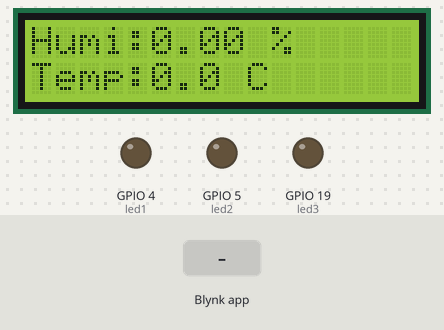
A sketch run on a simulated ESP32. On the bench: 16×2 character LCD, output pins drawn as LEDs (lit = HIGH). The test bench sets the inputs (shaded band). WiFi joins after 1.5 s; servers stay silent unless stated; uploads are accepted with an empty reply; what the sketch prints to the serial monitor is not drawn.

Above: at 3.2 s.
3.3 s: Blynk app writes 1 to V2
At 4.3 s:
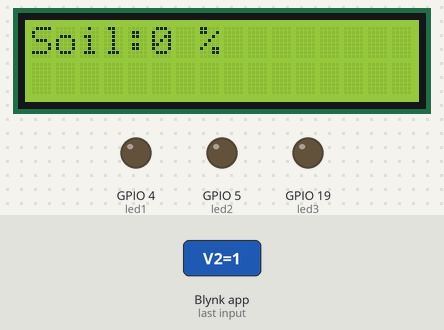
6.3 s: Blynk app writes 1 to V5
At 6.55 s:
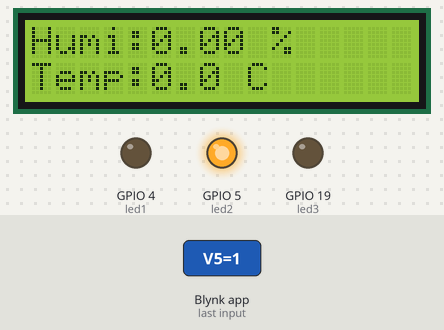
8.2 s: Blynk app writes 1 to V6
At 12.7 s:
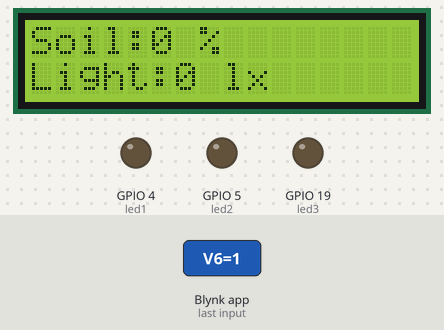
Timing chart, 0 to 14.2 s (numbered marks = the images above; inputs shaded):
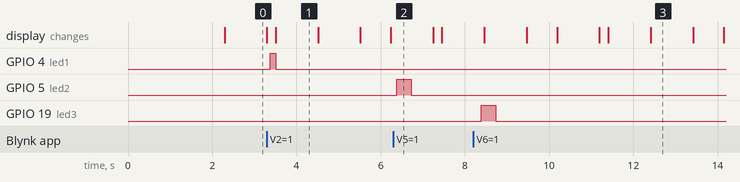

Measured:
- after the input at 3.3 s, GPIO 4 (led1): LOW → HIGH after 0.07 s, → LOW 0.13 s later
- after the input at 6.3 s, GPIO 5 (led2): LOW → HIGH after 0.08 s, → LOW 0.35 s later
- after the input at 8.2 s, GPIO 19 (led3): LOW → HIGH after 0.18 s, → LOW 0.35 s later
- what the display in image 0 shows lasts 1.0 s, from 2.3 s to 3.3 s

The sketch:

tachriengLCD.ino
```cpp
#define BLYNK_TEMPLATE_ID "TMPL6PdwhZK4m"
#define BLYNK_TEMPLATE_NAME "LAB2"
#define BLYNK_AUTH_TOKEN "JQ7pFFJ-BSXX7UKTC7YyOmIYuEOibkuO"
#include <Arduino.h>
#include <HTTPClient.h>
#include <WiFi.h>
#include <ArduinoJson.h>
#include <LiquidCrystal_I2C.h>
#include <WiFiClient.h>
#include <BlynkSimpleEsp32.h>
#include <string.h>

char ssid[] = "Galaxy M51517D";
char pass[] = "12345678";
int lcdColumns = 16;
int lcdRows = 2;
const int bt1 = 32;
const int bt2 = 25;
const int bt3 = 27;

const int led1 = 4;
const int led2 = 5;
const int led3 = 19;

boolean bt1State = HIGH;
boolean bt2State = HIGH;
boolean bt3State = HIGH;

LiquidCrystal_I2C lcd(0x27, lcdColumns, lcdRows);
TaskHandle_t task1Handle;
TaskHandle_t task2Handle;
TaskHandle_t task3Handle;

#define manual 0
#define auto 1
int mode = auto;

int buttonPress = 0;

void task1(void* parameter) {
  String lcdData = "";
  String weatherUrl = "https://sgp1.blynk.cloud/external/api/get?token=JQ7pFFJ-BSXX7UKTC7YyOmIYuEOibkuO&V0&V1&V3&V4";
  HTTPClient http;
  for (;;) {
    if (http.begin(weatherUrl)) {
      int httpCode = http.GET();
      if (httpCode > 0) {
        Serial.println(String("status code: ") + httpCode);
        if (httpCode == HTTP_CODE_OK || httpCode == HTTP_CODE_MOVED_PERMANENTLY) {
          String payload = http.getString();
          Serial.println("[Payload]");
          Serial.println(payload);

          DynamicJsonDocument doc(1024);
          deserializeJson(doc, payload);
          JsonObject root = doc.as<JsonObject>();

          float temp = root["V0"].as<float>();
          float humi = root["V1"].as<float>();
          int shumi = root["V3"].as<int>();
          int lux = root["V4"].as<int>();

          Serial.print("Temperature: ");
          Serial.println(temp);
          Serial.print("Humidity: ");
          Serial.println(humi);
          Serial.print("Moisture: ");
          Serial.println(shumi);
          Serial.print("Light: ");
          Serial.println(lux);
          int time = millis();
          lcd.setCursor(0, 0);
          lcdData = "Humi:" + String(humi) + " %";
          Serial.println(lcdData);
          lcd.print(lcdData);

          lcd.setCursor(0, 1);
          lcdData = "Temp:" + String(temp, 1) + " C";
          Serial.println(lcdData);
          lcd.print(lcdData);
          time = millis();
          while ((millis() - time) <= 1000)
            ;
          lcd.clear();

          time = millis();
          while ((millis() - time) <= 200)
            ;
          lcd.setCursor(0, 0);
          lcdData = "Soil:" + String(shumi) + " %";
          Serial.println(lcdData);
          lcd.print(lcdData);

          time = millis();
          while ((millis() - time) <= 1000)
            ;
          lcd.setCursor(0, 1);
          lcdData = "Light:" + String(lux) + " lx";
          Serial.println(lcdData);
          lcd.print(lcdData);

          time = millis();
          while ((millis() - time) <= 1000)
            ;
          lcd.clear();
        }
      } else {
        Serial.print("Request failed, error: ");
        Serial.println(http.errorToString(httpCode));
      }
      http.end();
    } else {
      Serial.println("[HTTP] Unable to connect");
    }
    vTaskDelay(500);
  }
}

void task2(void* parameter) {
  Blynk.begin(BLYNK_AUTH_TOKEN, ssid, pass);
  for (;;) {
    Serial.print("Task2 running on core ");
    Serial.println(xPortGetCoreID());
    Blynk.run();
    // Blynk.virtualWrite(V8, mode);
    if ((mode == manual) && (buttonPress == 1)) {
      Blynk.virtualWrite(V2, digitalRead(led1));
      Blynk.virtualWrite(V5, digitalRead(led2));
      Blynk.virtualWrite(V6, digitalRead(led3));
      buttonPress = 0;
    } else {
    }
    vTaskDelay(500);
  }
}

void task3(void* parameter) {
  pinMode(bt1, INPUT_PULLUP);
  pinMode(bt2, INPUT_PULLUP);
  pinMode(bt3, INPUT_PULLUP);

  pinMode(led1, OUTPUT);
  pinMode(led2, OUTPUT);
  pinMode(led3, OUTPUT);
  for (;;) {
    Serial.print("Task3 running on core ");
    Serial.println(xPortGetCoreID());
    if (mode == auto) {
      HTTPClient http;
      if (http.begin("https://sgp1.blynk.cloud/external/api/get?token=JQ7pFFJ-BSXX7UKTC7YyOmIYuEOibkuO&V2&V5&V6")) {
        int httpCode = http.GET();
        if (httpCode > 0) {
          Serial.println(String("status code: ") + httpCode);
          if (httpCode == HTTP_CODE_OK || httpCode == HTTP_CODE_MOVED_PERMANENTLY) {
            String payload = http.getString();
            Serial.println("[Payload]");
            Serial.println(payload);

            DynamicJsonDocument doc(1024);
            deserializeJson(doc, payload);

            bool v2 = doc["V2"];
            bool v5 = doc["V5"];
            bool v6 = doc["V6"];

            Serial.println("V2: " + String(v2));
            Serial.println("V5: " + String(v5));
            Serial.println("V6: " + String(v6));

            digitalWrite(led1, v2 ? HIGH : LOW);
            digitalWrite(led2, v5 ? HIGH : LOW);
            digitalWrite(led3, v6 ? HIGH : LOW);
          }
        } else {
          Serial.print("Request failed, error: ");
          Serial.println(http.errorToString(httpCode));
        }
        http.end();
      } else {
        Serial.println("[HTTP] Unable to connect");
      }
    } else {
      if (digitalRead(bt1) == LOW) {
        buttonPress = 1;
        if (bt1State == HIGH) {
          digitalWrite(led1, !digitalRead(led1));
          delay(200);
          bt1State = LOW;
        }
      } else {
        bt1State = HIGH;
      }
      if (digitalRead(bt2) == LOW) {
        buttonPress = 1;
        if (bt2State == HIGH) {
          digitalWrite(led2, !digitalRead(led2));
          delay(200);
          bt2State = LOW;
        }
      } else {
        bt2State = HIGH;
      }
      if (digitalRead(bt3) == LOW) {
        if (bt3State == HIGH) {
          buttonPress = 1;
          digitalWrite(led3, !digitalRead(led3));
          delay(200);
          bt3State = LOW;
        }
      } else {
        bt3State = HIGH;
      }
    }
    vTaskDelay(200);
  }
}

BLYNK_WRITE(V2) {
  if (param.asInt() == 1) {
    digitalWrite(led1, HIGH);
  } else {
    digitalWrite(led1, LOW);
  }
}

BLYNK_WRITE(V5) {
  if (param.asInt() == 1) {
    digitalWrite(led2, HIGH);
  } else {
    digitalWrite(led2, LOW);
  }
}

BLYNK_WRITE(V6) {
  if (param.asInt() == 1) {
    digitalWrite(led3, HIGH);
  } else {
    digitalWrite(led3, LOW);
  }
}

BLYNK_WRITE(V8) {
  if (param.asInt() == 1) {
    mode = auto;
  } else {
    mode = manual;
  }
}

void setup() {
  Serial.begin(115200);
  lcd.init();
  lcd.backlight();
  lcd.clear();

  WiFi.begin(ssid, pass);
  while (WiFi.status() != WL_CONNECTED) {
    vTaskDelay(1000);
    Serial.println("Connecting to WiFi...");
  }

  Serial.println("Connected to WiFi");

  xTaskCreate(task1, "Task 1", 10000, NULL, 3, &task1Handle);  //lcd
  xTaskCreate(task2, "Task 2", 10000, NULL, 2, &task2Handle);  //blynk
  xTaskCreate(task3, "Task 3", 10000, NULL, 1, &task3Handle);  //button
}

void loop() {
  vTaskDelete(NULL);
}
```
